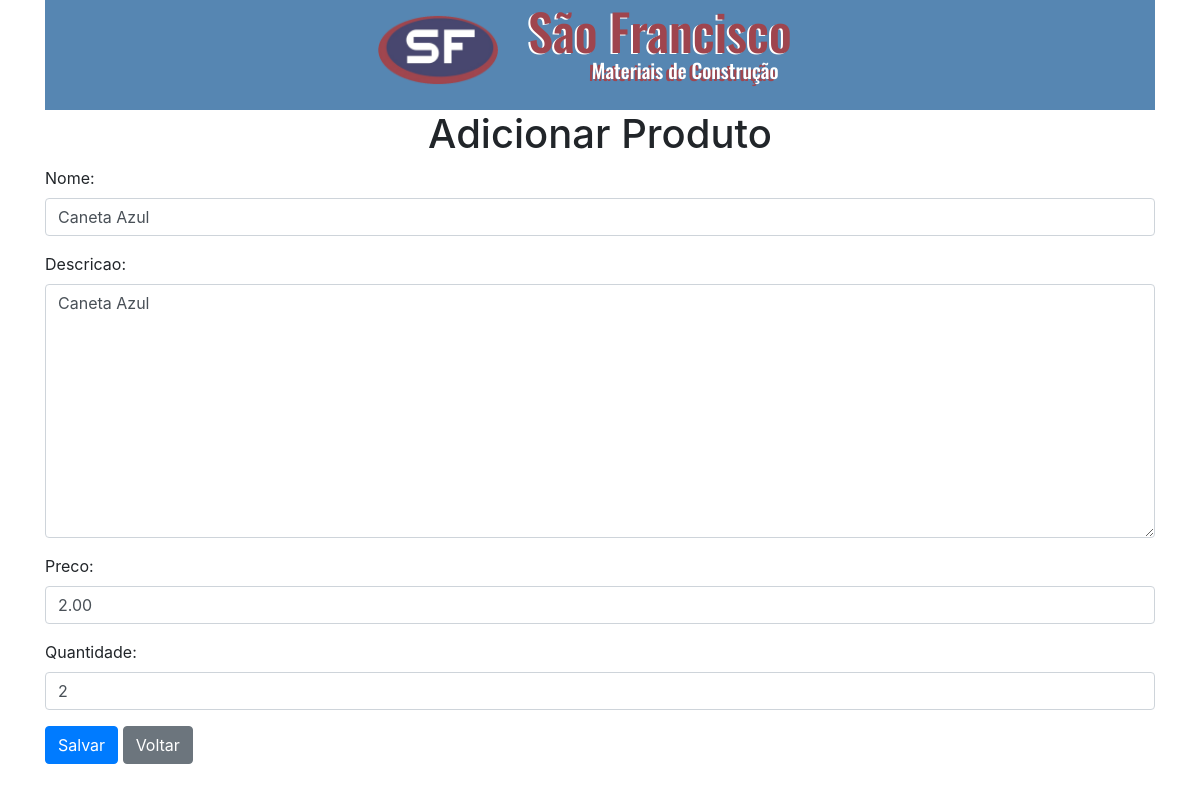
/estoque/editar/1/, run on the app's committed database.
### estoque/models.py (models this page shows, shortened)
class Produto(models.Model):
    nome = models.CharField(max_length=100)
    descricao = models.TextField(blank=True, null=True)
    preco = models.DecimalField(max_digits=10, decimal_places=2)
    quantidade = models.PositiveIntegerField()

### estoque/views.py (the view)
# urls.py: path('editar/<int:pk>/', views.editar_produto, name='editar_produtos'),
def editar_produto(request, pk):
    produto = get_object_or_404(Produto, pk=pk)
    if request.method == "POST":
        form = ProdutoForm(request.POST, instance=produto)
        if form.is_valid():
            form.save()
            return redirect('listar_produtos')
    else:
        form = ProdutoForm(instance=produto)
    return render(request, 'editar_produtos.html', {'form': form})

### estoque/forms.py
class ProdutoForm(forms.ModelForm):
    class Meta:
        model = Produto
        fields = ['nome', 'descricao', 'preco', 'quantidade']
        widgets = {
            'nome': forms.TextInput(attrs={'class': 'form-control'}),
            'descricao': forms.Textarea(attrs={'class': 'form-control'}),
            'preco': forms.NumberInput(attrs={'class': 'form-control'}),
            'quantidade': forms.NumberInput(attrs={'class': 'form-control'}),
        }

### estoque/templates/editar_produtos.html (shortened to what this page needs)
{% extends 'base.html'%}
{% load static %}
{% block 'body' %}
<div class="container">
    <h1 class="text-center">Adicionar Produto</h1>
    <form method="post">
        {{ form.as_p }}
        <button type="submit" class="btn btn-primary">Salvar</button>
        <a href="{% url 'listar_produtos' %}" class="btn btn-secondary">Voltar</a>
</div>
{% endblock %}

### static/css/style.css (style rules this page uses)
* { margin: 0; padding: 0; box-sizing: border-box; }
body { display: flex; flex-direction: column; height: 100vh; font-family: Arial, sans-serif; }
.container { display: flex; flex-direction: column; width: 100%; }

### data on the page
Produto: nome "Caneta Azul", descricao "Caneta Azul", preco "2.00", quantidade "2"
